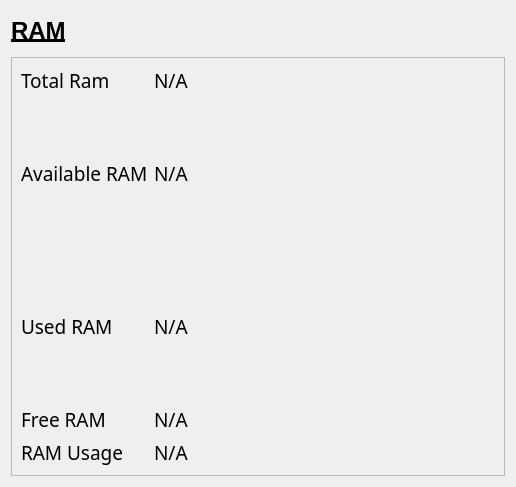
            <widget class="QWidget" name="memory">
             <layout class="QVBoxLayout" name="verticalLayout_4">
              <item alignment="Qt::AlignTop">
               <widget class="QLabel" name="label_70">
                <property name="minimumSize">
                 <size>
                  <width>0</width>
                  <height>40</height>
                 </size>
                </property>
                <property name="font">
                 <font>
                  <pointsize>18</pointsize>
                  <weight>75</weight>
                  <bold>true</bold>
                  <underline>true</underline>
                 </font>
                </property>
                <property name="text">
                 <string>RAM</string>
                </property>
               </widget>
              </item>
              <item>
               <widget class="QFrame" name="ram_info">
                <property name="sizePolicy">
                 <sizepolicy hsizetype="Preferred" vsizetype="Expanding">
                  <horstretch>0</horstretch>
                  <verstretch>0</verstretch>
                 </sizepolicy>
                </property>
                <property name="frameShape">
                 <enum>QFrame::StyledPanel</enum>
                </property>
                <property name="frameShadow">
                 <enum>QFrame::Raised</enum>
                </property>
                <layout class="QGridLayout" name="gridLayout_3">
                 <item row="3" column="1">
                  <widget class="QLabel" name="free_ram">
                   <property name="font">
                    <font>
                     <family>Arial Rounded MT Bold</family>
                     <pointsize>14</pointsize>
                    </font>
                   </property>
                   <property name="text">
                    <string>N/A</string>
                   </property>
                  </widget>
                 </item>
                 <item row="0" column="1">
                  <widget class="QLabel" name="total_ram">
                   <property name="font">
                    <font>
                     <family>Arial Rounded MT Bold</family>
                     <pointsize>14</pointsize>
                    </font>
                   </property>
                   <property name="text">
                    <string>N/A</string>
                   </property>
                  </widget>
                 </item>
                 <item row="4" column="0">
                  <widget class="QLabel" name="label_21">
                   <property name="font">
                    <font>
                     <family>Arial Rounded MT Bold</family>
                     <pointsize>14</pointsize>
                    </font>
                   </property>
                   <property name="text">
                    <string>RAM Usage</string>
                   </property>
                  </widget>
                 </item>
                 <item row="4" column="1">
                  <widget class="QLabel" name="ram_usage">
                   <property name="font">
                    <font>
                     <family>Arial Rounded MT Bold</family>
                     <pointsize>14</pointsize>
                    </font>
                   </property>
                   <property name="text">
                    <string>N/A</string>
                   </property>
                  </widget>
                 </item>
                 <item row="0" column="0">
                  <widget class="QLabel" name="label_17">
                   <property name="font">
                    <font>
                     <family>Arial Rounded MT Bold</family>
                     <pointsize>14</pointsize>
                    </font>
                   </property>
                   <property name="text">
                    <string>Total Ram</string>
                   </property>
                  </widget>
                 </item>
                 <item row="3" column="0">
                  <widget class="QLabel" name="label_20">
                   <property name="font">
                    <font>
                     <family>Arial Rounded MT Bold</family>
                     <pointsize>14</pointsize>
                    </font>
                   </property>
                   <property name="text">
                    <string>Free RAM</string>
                   </property>
                  </widget>
                 </item>
                 <item row="2" column="1">
                  <widget class="QLabel" name="used_ram">
                   <property name="font">
                    <font>
                     <family>Arial Rounded MT Bold</family>
                     <pointsize>14</pointsize>
                    </font>
                   </property>
                   <property name="text">
                    <string>N/A</string>
                   </property>
                  </widget>
                 </item>
                 <item row="1" column="0">
                  <widget class="QLabel" name="label_18">
                   <property name="font">
                    <font>
                     <family>Arial Rounded MT Bold</family>
                     <pointsize>14</pointsize>
                    </font>
                   </property>
                   <property name="text">
                    <string>Available RAM</string>
                   </property>
                  </widget>
                 </item>
                 <item row="2" column="0">
                  <widget class="QLabel" name="label_19">
                   <property name="font">
                    <font>
                     <family>Arial Rounded MT Bold</family>
                     <pointsize>14</pointsize>
                    </font>
                   </property>
                   <property name="text">
                    <string>Used RAM</string>
                   </property>
                  </widget>
                 </item>
                 <item row="1" column="1">
                  <widget class="QLabel" name="available_ram">
                   <property name="font">
                    <font>
                     <family>Arial Rounded MT Bold</family>
                     <pointsize>14</pointsize>
                    </font>
                   </property>
                   <property name="text">
                    <string>N/A</string>
                   </property>
                  </widget>
                 </item>
                 <item row="1" column="2" rowspan="2">
                  <widget class="spiralProgressBar" name="ram_percentage" native="true">
                   <property name="minimumSize">
                    <size>
                     <width>300</width>
                     <height>300</height>
                    </size>
                   </property>
                  </widget>
                 </item>
                </layout>
               </widget>
              </item>
             </layout>
            </widget>
